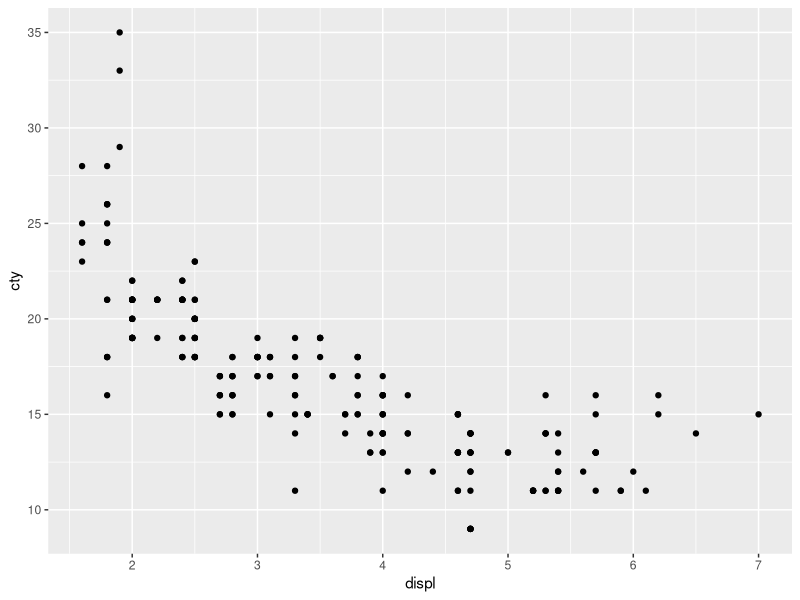
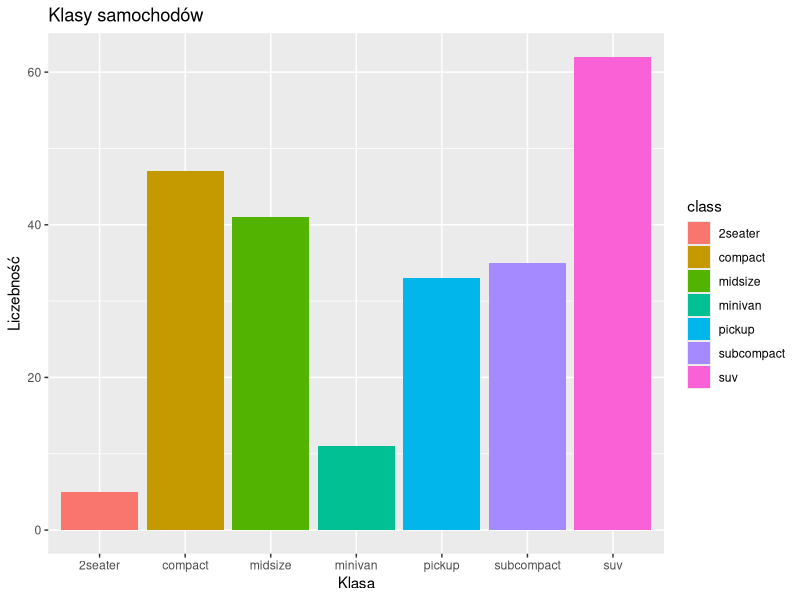

Here is the R script that generated these plots, in order:
## ---- chunk 1
library(ggplot2)
ggplot(data = mpg) +
geom_point(mapping = aes(x = displ , y = cty))
## ---- chunk 2
library(tidyverse)
diamonds %>% filter(cut == "Very Good")
## ---- chunk 3
library(tidyverse)
ggplot(data = mpg) +
  geom_bar(mapping = aes(x = class, fill = class)) +
  labs(title = "Klasy samochodów", x = "Klasa", y = "Liczebność")
